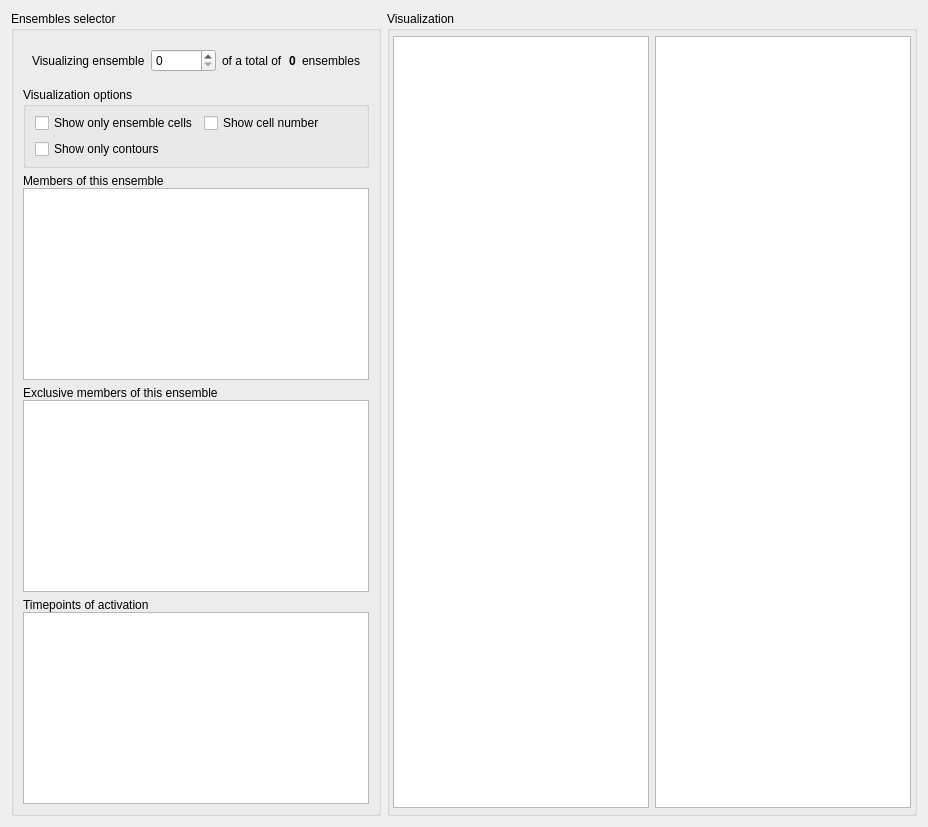
          <widget class="QWidget" name="tab_24">
           <attribute name="title">
            <string>General</string>
           </attribute>
           <layout class="QHBoxLayout" name="horizontalLayout_10">
            <item>
             <widget class="QGroupBox" name="groupBox_22">
              <property name="minimumSize">
               <size>
                <width>370</width>
                <height>0</height>
               </size>
              </property>
              <property name="maximumSize">
               <size>
                <width>370</width>
                <height>16777215</height>
               </size>
              </property>
              <property name="title">
               <string>Ensembles selector</string>
              </property>
              <layout class="QVBoxLayout" name="verticalLayout_27">
               <item>
                <widget class="QWidget" name="widget_12" native="true">
                 <layout class="QHBoxLayout" name="horizontalLayout_24">
                  <item>
                   <widget class="QLabel" name="label_42">
                    <property name="sizePolicy">
                     <sizepolicy hsizetype="Maximum" vsizetype="Preferred">
                      <horstretch>0</horstretch>
                      <verstretch>0</verstretch>
                     </sizepolicy>
                    </property>
                    <property name="text">
                     <string>Visualizing ensemble</string>
                    </property>
                   </widget>
                  </item>
                  <item>
                   <widget class="QSpinBox" name="envis_slide_selectedens">
                    <property name="toolTip">
                     <string>Select the index of the ensemble to visualize.</string>
                    </property>
                    <property name="keyboardTracking">
                     <bool>false</bool>
                    </property>
                   </widget>
                  </item>
                  <item>
                   <widget class="QLabel" name="label_43">
                    <property name="sizePolicy">
                     <sizepolicy hsizetype="Maximum" vsizetype="Preferred">
                      <horstretch>0</horstretch>
                      <verstretch>0</verstretch>
                     </sizepolicy>
                    </property>
                    <property name="text">
                     <string>of a total of</string>
                    </property>
                   </widget>
                  </item>
                  <item>
                   <widget class="QLabel" name="ensvis_edit_numens">
                    <property name="sizePolicy">
                     <sizepolicy hsizetype="Maximum" vsizetype="Preferred">
                      <horstretch>0</horstretch>
                      <verstretch>0</verstretch>
                     </sizepolicy>
                    </property>
                    <property name="font">
                     <font>
                      <bold>true</bold>
                     </font>
                    </property>
                    <property name="text">
                     <string>0</string>
                    </property>
                   </widget>
                  </item>
                  <item>
                   <widget class="QLabel" name="label_45">
                    <property name="sizePolicy">
                     <sizepolicy hsizetype="Maximum" vsizetype="Preferred">
                      <horstretch>0</horstretch>
                      <verstretch>0</verstretch>
                     </sizepolicy>
                    </property>
                    <property name="text">
                     <string>ensembles</string>
                    </property>
                   </widget>
                  </item>
                 </layout>
                </widget>
               </item>
               <item>
                <widget class="QGroupBox" name="groupBox_31">
                 <property name="title">
                  <string>Visualization options</string>
                 </property>
                 <layout class="QGridLayout" name="gridLayout_4">
                  <property name="topMargin">
                   <number>6</number>
                  </property>
                  <property name="bottomMargin">
                   <number>6</number>
                  </property>
                  <property name="verticalSpacing">
                   <number>6</number>
                  </property>
                  <item row="1" column="0">
                   <widget class="QCheckBox" name="ensvis_check_onlyens">
                    <property name="toolTip">
                     <string>When checked, the map only shows the cells in the current ensemble. When not selected the map show all the recorded cells.</string>
                    </property>
                    <property name="text">
                     <string>Show only ensemble cells</string>
                    </property>
                   </widget>
                  </item>
                  <item row="1" column="1">
                   <widget class="QCheckBox" name="ensvis_check_cellnum">
                    <property name="toolTip">
                     <string>Change to show/hide the index number of every cell (base 0)</string>
                    </property>
                    <property name="text">
                     <string>Show cell number</string>
                    </property>
                   </widget>
                  </item>
                  <item row="2" column="0">
                   <widget class="QCheckBox" name="ensvis_check_onlycont">
                    <property name="toolTip">
                     <string>When selected the neurons are shown as empty circles. When not selected the cells are shown as filled circles.</string>
                    </property>
                    <property name="text">
                     <string>Show only contours</string>
                    </property>
                   </widget>
                  </item>
                 </layout>
                </widget>
               </item>
               <item>
                <widget class="QWidget" name="widget_36" native="true">
                 <layout class="QVBoxLayout" name="verticalLayout_86">
                  <property name="spacing">
                   <number>0</number>
                  </property>
                  <property name="leftMargin">
                   <number>0</number>
                  </property>
                  <property name="topMargin">
                   <number>0</number>
                  </property>
                  <property name="rightMargin">
                   <number>0</number>
                  </property>
                  <property name="bottomMargin">
                   <number>0</number>
                  </property>
                  <item>
                   <widget class="QLabel" name="label_11">
                    <property name="toolTip">
                     <string>Index of the cells that belongs to the selected ensemble (base 0).</string>
                    </property>
                    <property name="toolTipDuration">
                     <number>5000</number>
                    </property>
                    <property name="text">
                     <string>Members of this ensemble</string>
                    </property>
                   </widget>
                  </item>
                  <item>
                   <widget class="QTextEdit" name="ensvis_edit_members">
                    <property name="toolTip">
                     <string/>
                    </property>
                    <property name="readOnly">
                     <bool>true</bool>
                    </property>
                   </widget>
                  </item>
                 </layout>
                </widget>
               </item>
               <item>
                <widget class="QWidget" name="widget_35" native="true">
                 <layout class="QVBoxLayout" name="verticalLayout_85">
                  <property name="spacing">
                   <number>0</number>
                  </property>
                  <property name="leftMargin">
                   <number>0</number>
                  </property>
                  <property name="topMargin">
                   <number>0</number>
                  </property>
                  <property name="rightMargin">
                   <number>0</number>
                  </property>
                  <property name="bottomMargin">
                   <number>0</number>
                  </property>
                  <item>
                   <widget class="QLabel" name="label_15">
                    <property name="toolTip">
                     <string>Index of the cells that belong only to the selected ensemble (base 0).</string>
                    </property>
                    <property name="toolTipDuration">
                     <number>5000</number>
                    </property>
                    <property name="text">
                     <string>Exclusive members of this ensemble</string>
                    </property>
                   </widget>
                  </item>
                  <item>
                   <widget class="QTextEdit" name="ensvis_edit_exclusive">
                    <property name="undoRedoEnabled">
                     <bool>true</bool>
                    </property>
                    <property name="readOnly">
                     <bool>true</bool>
                    </property>
                   </widget>
                  </item>
                 </layout>
                </widget>
               </item>
               <item>
                <widget class="QWidget" name="widget_34" native="true">
                 <layout class="QVBoxLayout" name="verticalLayout_84">
                  <property name="spacing">
                   <number>0</number>
                  </property>
                  <property name="leftMargin">
                   <number>0</number>
                  </property>
                  <property name="topMargin">
                   <number>0</number>
                  </property>
                  <property name="rightMargin">
                   <number>0</number>
                  </property>
                  <property name="bottomMargin">
                   <number>0</number>
                  </property>
                  <item>
                   <widget class="QLabel" name="label_12">
                    <property name="toolTip">
                     <string>&lt;html&gt;&lt;head/&gt;&lt;body&gt;&lt;p&gt;Timepoints of activation of the selected ensemble, in the same temporal unit of the input Binary Neuronal Activity data.&lt;/p&gt;&lt;p&gt;It is the index of every 1 in the rasterplot for this ensemble (base 0).&lt;/p&gt;&lt;/body&gt;&lt;/html&gt;</string>
                    </property>
                    <property name="toolTipDuration">
                     <number>5000</number>
                    </property>
                    <property name="text">
                     <string>Timepoints of activation</string>
                    </property>
                   </widget>
                  </item>
                  <item>
                   <widget class="QTextEdit" name="ensvis_edit_timepoints"/>
                  </item>
                 </layout>
                </widget>
               </item>
              </layout>
             </widget>
            </item>
            <item>
             <widget class="QGroupBox" name="groupBox_24">
              <property name="title">
               <string>Visualization</string>
              </property>
              <layout class="QHBoxLayout" name="horizontalLayout_9">
               <property name="leftMargin">
                <number>3</number>
               </property>
               <property name="topMargin">
                <number>5</number>
               </property>
               <property name="rightMargin">
                <number>3</number>
               </property>
               <property name="bottomMargin">
                <number>5</number>
               </property>
               <item>
                <widget class="MatplotlibWidget" name="ensvis_plot_map"/>
               </item>
               <item>
                <widget class="MatplotlibWidget" name="ensvis_plot_raster"/>
               </item>
              </layout>
             </widget>
            </item>
           </layout>
          </widget>
